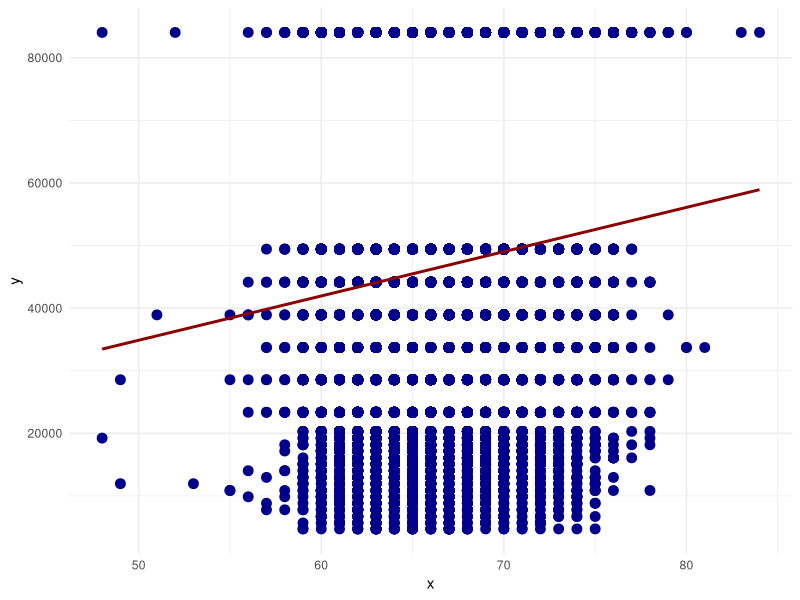
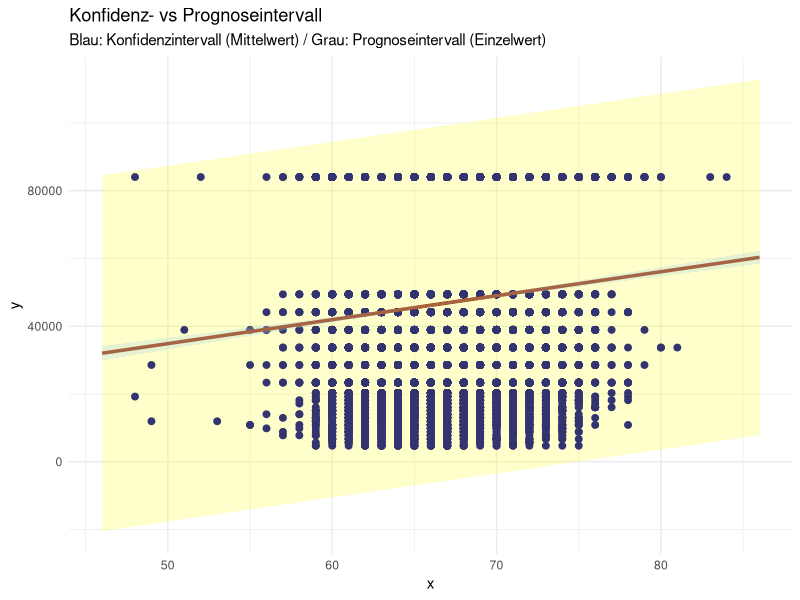

R code for these plots, in order:
#------------------------------------------------------------------------
# Prognoseintrevall vs. Konfidenzintervall

# Prof. Dr. Franziska Bönte
# FH Wedel
# Ökonometrie
#------------------------------------------------------------------------

# Indivdiduellen Arbeitspfad wählen
# setwd("C:/Users/fbo/_FH Wedel/Vorlesungen/Master - Ökonometrie/Beispiel_Übungen/Ü1 - Bivariates Lineares Modell")


library(ggplot2)
library(readxl)

# Daten einlesen
Daten <- read_excel("Earnings_and_Height.xlsx")

# Für earnings ~ age
Daten$x <- Daten$age
Daten$y <- Daten$earnings

# Oder für earnings ~ height  
Daten$x <- Daten$height
Daten$y <- Daten$earnings

ggplot(Daten, aes(x = x, y = y)) +
  geom_point(color = "darkblue", size=3) +
  geom_smooth(method = "lm", se = FALSE, color = "darkred") +
  theme_minimal()

# Lineares Modell schätzen
Modell <- lm(y ~ x, data = Daten)

# Neue x-Werte zum Vorhersagen (außerhalb des Bereichs)
new_data <- data.frame(x = seq(min(Daten$x) - 2, max(Daten$x) + 2, length.out = 200))

# Vorhersagen
pred_conf <- predict(Modell, newdata = new_data, interval = "confidence")
pred_pred <- predict(Modell, newdata = new_data, interval = "prediction")

# Zusammenfügen
plot_data <- data.frame(
  x = new_data$x,
  fit = pred_conf[, "fit"],
  lwr_conf = pred_conf[, "lwr"],
  upr_conf = pred_conf[, "upr"],
  lwr_pred = pred_pred[, "lwr"],
  upr_pred = pred_pred[, "upr"]
)

ggplot() +
  geom_point(data = Daten, aes(x = x, y = y), color = "darkblue", size = 2) +
  geom_line(data = plot_data, aes(x = x, y = fit), color = "darkred", size = 1.2) +
  geom_ribbon(data = plot_data, aes(x = x, ymin = lwr_pred, ymax = upr_pred), fill = "yellow", alpha = 0.2) +
  geom_ribbon(data = plot_data, aes(x = x, ymin = lwr_conf, ymax = upr_conf), fill = "lightblue", alpha = 0.3) +  labs(
    title = "Konfidenz- vs Prognoseintervall",
    subtitle = "Blau: Konfidenzintervall (Mittelwert) / Grau: Prognoseintervall (Einzelwert)",
    x = "x",
    y = "y"
  ) +
  theme_minimal()